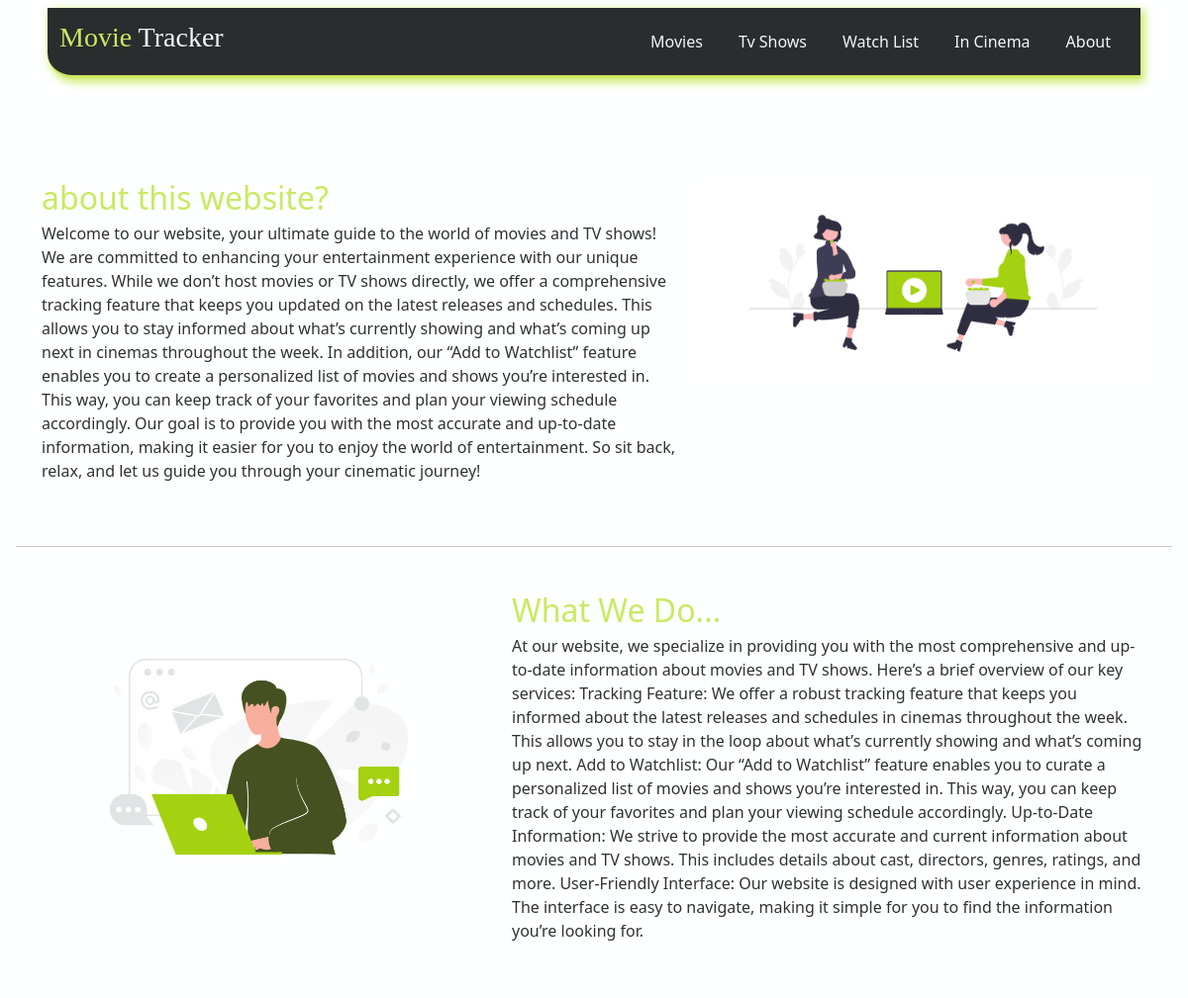
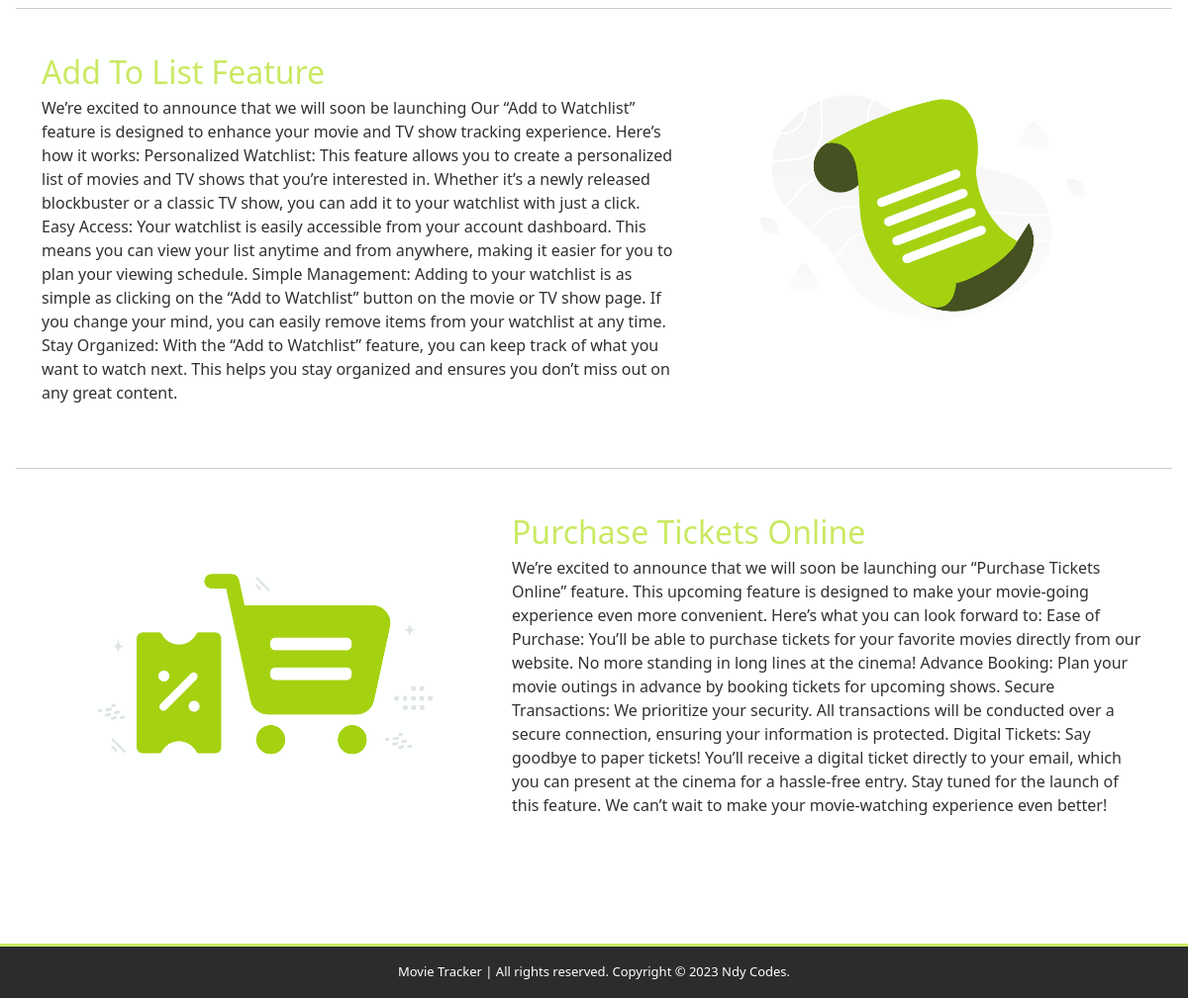
The page /about/ on the database its author committed (2 pictures, top to bottom).
### movie/models.py (models this page shows, shortened)
class ComapanyInformation(models.Model):
   name  = models.CharField(max_length=100)
   about = models.TextField()
   service = models.TextField()
   addLIst = models.TextField()
   onlinePurchase = models.TextField()

class image(models.Model):
   name  = models.CharField(max_length=100)
   image  = models.ImageField(null=True)

### movie/views.py (the view)
# urls.py: path('about/', about, name = 'about'),
def about(request):
    return render(request, 'about.html',data)

### movie/templatetags/custom_filters.py (called while the page is built)
@register.filter
def first_word(value):
    return value.split(' ')[0]

@register.filter
def second_word(value):
    return value.split(' ')[1]

### movie/templates/about.html (shortened to what this page needs)
{% load static %}
<!DOCTYPE html>
<html lang="en">
<head>
    <link href="https://cdn.jsdelivr.net/npm/bootstrap@5.3.2/dist/css/bootstrap.min.css" rel="stylesheet">
    <link rel="stylesheet" href="{% static 'css/style.css'%}">
    <link rel="stylesheet" href="{% static 'css/about.css'%}">
</head>
<body>
  {% include "header.html" %}
  <main class="about p-3">
    <section class="container my-5">
      <div class="row featurette">
        <div class="col-md-7">
          <span><h2 class="featurette-heading fw-normal lh-1">
            about this website?</h2></span>
          <p class="fs-6">{{info.about}}</p>
        </div>
        <div class="col-md-5">
          <img src="{{about.image.url}}"class="bd-placeholder-img bd-placeholder-img-lg featurette-image img-fluid mx-auto" width="500" height="500" alt="">
        </div>
      </div>
    </section>
    <hr class="featurette-divider">
    <section class="container my-5">
    <div class="row featurette">
      <div class="col-md-7 order-md-2">
        <span><h2 class="featurette-heading fw-normal lh-1">
          What We Do...</h2></span>
        <p class="fs-6">{{info.service}}</p>
      </div>
      <div class="col-md-5 order-md-1">
        <img src="{{service.image.url}}"class="bd-placeholder-img bd-placeholder-img-lg featurette-image img-fluid mx-auto" width="500" height="500" alt="">
      </div>
    </div>
    </section>
    <hr class="featurette-divider">
    <section class="container my-5">
    <div class="row featurette">
      <div class="col-md-7">
        <span><h2 class="featurette-heading fw-normal lh-1">
          Add To List Feature</h2></span>
        <p class="fs-6">{{info.addLIst}}</p>
      </div>
      <div class="col-md-5">
        <img src="{{addlist.image.url}}"class="bd-placeholder-img bd-placeholder-img-lg featurette-image img-fluid mx-auto" width="500" height="500" alt="">
      </div>
    </div>
    </section>
    <hr class="featurette-divider">
    <section class="container my-5">
    <div class="row featurette">
      <div class="col-md-7 order-md-2">
        <span><h2 class="featurette-heading fw-normal lh-1">Purchase Tickets Online</h2></span>
        <p class="fs-6">{{info.onlinePurchase}}</p>
      </div>
      <div class="col-md-5 order-md-1">
        <img src="{{purchase.image.url}}"class="bd-placeholder-img bd-placeholder-img-lg featurette-image img-fluid mx-auto" width="500" height="500" alt="">
      </div>
    </div>
  </section>
  </main>
  {% include "footer.html" %}
</body>
</html>

### movie/templates/header.html (shortened to what this page needs)
{% load custom_filters %}
<header>
    <nav class="navbar navbar-expand-lg fixed-top mt-2">
      <div class="container-fluid text-primary">
        <a class="navbar-brand" href="{% url 'home' %}"><h3><span>{{ info.name|first_word }}</span > {{ info.name|second_word }}</h3></a>
        <div class="collapse navbar-collapse justify-content-end" id="navbarNav">
          <ul class="navbar-nav">
            <li class="nav-item">
              <a class="nav-link" href="{% url 'movies' %}">Movies</a>
            </li>
            <li class="nav-item">
              <a class="nav-link" href="{% url 'tvshows' %}">Tv Shows</a>
            </li>
            <li class="nav-item">
              <a class="nav-link" href="{% url 'watchlist' %}">Watch List</a>
            </li>
            <li class="nav-item">
              <a class="nav-link" aria-current="page" href="{% url 'cinema' %}">In Cinema</a>
            </li>
            <li class="nav-item">
              <a class="nav-link" aria-current="page" href="{% url 'about' %}">About</a>
            </li>
          </ul>
        </div>
      </div>
    </nav>
  </header>

### movie/templates/footer.html
<footer class="mt-5">
    <p>{{info.name}} | All rights reserved. Copyright © 2023 Ndy Codes.</p>
  </footer>

### movie/static/css/style.css (style rules this page uses)
* { margin: 0; padding: 0; box-sizing: border-box; }
:root { --span:#CAE962; --background-header: #2b2c2d; --background-body: #2a2a2c; --secondary-background-body: rgb(254, 255, 255); --link-color: aliceblue; --light-text-color: #FFFFFF; --dark-text-color: #303134; --card-background: var(--background-header); --movie-bar-background:rgba(240, 248, 255, 0); }
body { background-color: var(--background-body); color: var(--light-text-color); scroll-behavior: smooth; }
span { color: var(--span); }
.navbar { background-color: var(--background-header); box-shadow: 3px 3px 10px 1px var(--span); border-bottom: var(--span) 3px solid; width: 92%; margin: 0 auto; border-radius: 0 0 0px 25px; }
.navbar-brand { font-family: 'prata', serif; }
.nav-item a { color: var(--link-color); margin: 0 10px; }
.container-fluid a { color: var(--link-color); }
footer { border-top: var(--span) solid 3px; background-color: var(--background-header); height: auto; }
footer p { margin-bottom: -1rem; padding: 16px; color: var(--light-text-color); text-align: center; font-size: small; }

### movie/static/css/about.css (style rules this page uses)
body { background-color: var(--secondary-background-body); color: var(--dark-text-color); }
.about { margin-top: 10%; }

### rows shown on the page
ComapanyInformation: name|first_word "Movie", name|second_word "Tracker", about "Welcome to our website, your ultimate guide to the world of movies and TV shows! We are committed to enhancing your entertainment experience with our unique features. While we don’t host movies or TV shows directly, we offer a comprehensive tracking feature that keeps you updated on the latest releases and schedules. This allows you to stay informed about what’s currently showing and what’s coming up next in cinemas throughout the week. In addition, our “Add to Watchlist” feature enables you to create a personalized list of movies and shows you’re interested in. This way, you can keep track of your favorites and plan your viewing schedule accordingly. Our goal is to provide you with the…", service "At our website, we specialize in providing you with the most comprehensive and up-to-date information about movies and TV shows. Here’s a brief overview of our key services: Tracking Feature: We offer a robust tracking feature that keeps you informed about the latest releases and schedules in cinemas throughout the week. This allows you to stay in the loop about what’s currently showing and what’s coming up next. Add to Watchlist: Our “Add to Watchlist” feature enables you to curate a personalized list of movies and shows you’re interested in. This way, you can keep track of your favorites and plan your viewing schedule accordingly. Up-to-Date Information: We strive to provide the most…", addLIst "We’re excited to announce that we will soon be launching Our “Add to Watchlist” feature is designed to enhance your movie and TV show tracking experience. Here’s how it works: Personalized Watchlist: This feature allows you to create a personalized list of movies and TV shows that you’re interested in. Whether it’s a newly released blockbuster or a classic TV show, you can add it to your watchlist with just a click. Easy Access: Your watchlist is easily accessible from your account dashboard. This means you can view your list anytime and from anywhere, making it easier for you to plan your viewing schedule. Simple Management: Adding to your watchlist is as simple as clicking on the “Add to…", onlinePurchase "We’re excited to announce that we will soon be launching our “Purchase Tickets Online” feature. This upcoming feature is designed to make your movie-going experience even more convenient. Here’s what you can look forward to: Ease of Purchase: You’ll be able to purchase tickets for your favorite movies directly from our website. No more standing in long lines at the cinema! Advance Booking: Plan your movie outings in advance by booking tickets for upcoming shows. Secure Transactions: We prioritize your security. All transactions will be conducted over a secure connection, ensuring your information is protected. Digital Tickets: Say goodbye to paper tickets! You’ll receive a digital ticket…", name "Movie Tracker"
image: image (picture)
image: image (picture)
image: image (picture)
image: image (picture)
